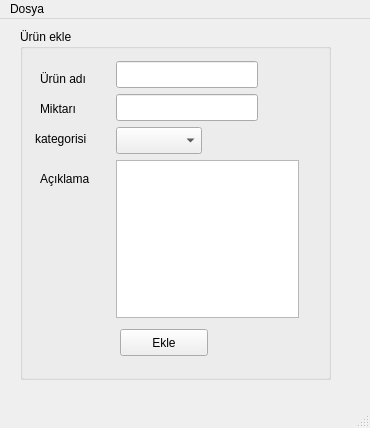
<?xml version="1.0" encoding="UTF-8"?>
<ui version="4.0">
 <class>MainWindow</class>
 <widget class="QMainWindow" name="MainWindow">
  <property name="geometry">
   <rect>
    <x>0</x>
    <y>0</y>
    <width>370</width>
    <height>428</height>
   </rect>
  </property>
  <property name="windowTitle">
   <string>MainWindow</string>
  </property>
  <widget class="QWidget" name="centralwidget">
   <widget class="QGroupBox" name="groupBox">
    <property name="geometry">
     <rect>
      <x>20</x>
      <y>10</y>
      <width>311</width>
      <height>351</height>
     </rect>
    </property>
    <property name="title">
     <string>Ürün ekle</string>
    </property>
    <widget class="QLabel" name="label">
     <property name="geometry">
      <rect>
       <x>20</x>
       <y>40</y>
       <width>66</width>
       <height>19</height>
      </rect>
     </property>
     <property name="text">
      <string>Ürün adı</string>
     </property>
    </widget>
    <widget class="QLabel" name="label_2">
     <property name="geometry">
      <rect>
       <x>20</x>
       <y>70</y>
       <width>66</width>
       <height>19</height>
      </rect>
     </property>
     <property name="text">
      <string>Miktarı</string>
     </property>
    </widget>
    <widget class="QLabel" name="label_3">
     <property name="geometry">
      <rect>
       <x>15</x>
       <y>100</y>
       <width>71</width>
       <height>20</height>
      </rect>
     </property>
     <property name="text">
      <string>kategorisi</string>
     </property>
    </widget>
    <widget class="QLabel" name="label_4">
     <property name="geometry">
      <rect>
       <x>20</x>
       <y>140</y>
       <width>66</width>
       <height>19</height>
      </rect>
     </property>
     <property name="text">
      <string>Açıklama</string>
     </property>
    </widget>
    <widget class="QPushButton" name="ekle">
     <property name="geometry">
      <rect>
       <x>100</x>
       <y>300</y>
       <width>88</width>
       <height>27</height>
      </rect>
     </property>
     <property name="text">
      <string>Ekle</string>
     </property>
    </widget>
    <widget class="QLineEdit" name="urunAdi">
     <property name="geometry">
      <rect>
       <x>96</x>
       <y>32</y>
       <width>142</width>
       <height>27</height>
      </rect>
     </property>
    </widget>
    <widget class="QLineEdit" name="miktari">
     <property name="geometry">
      <rect>
       <x>96</x>
       <y>65</y>
       <width>142</width>
       <height>27</height>
      </rect>
     </property>
    </widget>
    <widget class="QComboBox" name="kategorisi">
     <property name="geometry">
      <rect>
       <x>96</x>
       <y>98</y>
       <width>86</width>
       <height>27</height>
      </rect>
     </property>
    </widget>
    <widget class="QTextEdit" name="aciklama">
     <property name="geometry">
      <rect>
       <x>96</x>
       <y>131</y>
       <width>183</width>
       <height>158</height>
      </rect>
     </property>
    </widget>
   </widget>
  </widget>
  <widget class="QMenuBar" name="menubar">
   <property name="geometry">
    <rect>
     <x>0</x>
     <y>0</y>
     <width>370</width>
     <height>24</height>
    </rect>
   </property>
   <widget class="QMenu" name="menuDosya">
    <property name="title">
     <string>Dosya</string>
    </property>
    <addaction name="urunListele"/>
    <addaction name="kategoriEkle"/>
   </widget>
   <addaction name="menuDosya"/>
  </widget>
  <widget class="QStatusBar" name="statusbar"/>
  <action name="urunListele">
   <property name="text">
    <string>Ürün listele</string>
   </property>
  </action>
  <action name="kategoriEkle">
   <property name="text">
    <string>Kategori ekle</string>
   </property>
  </action>
 </widget>
 <resources/>
 <connections/>
</ui>
